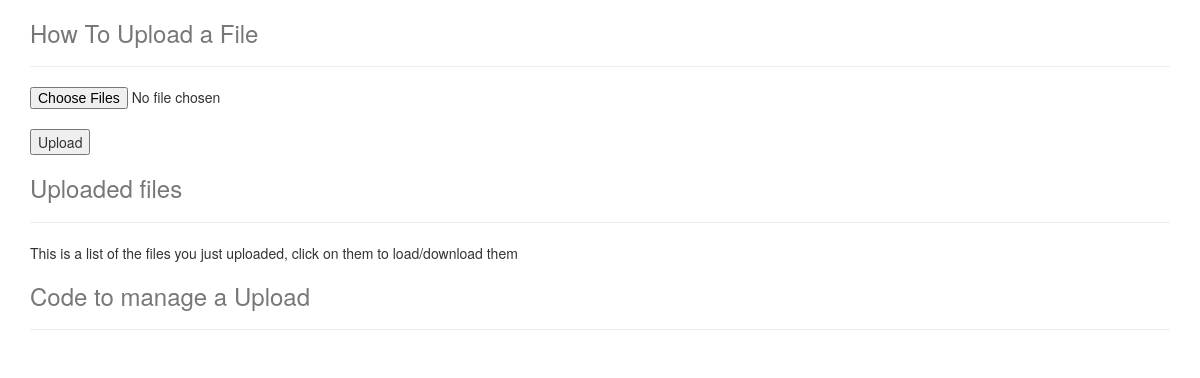
The page /photo_upload/1 on the database as committed earlier.
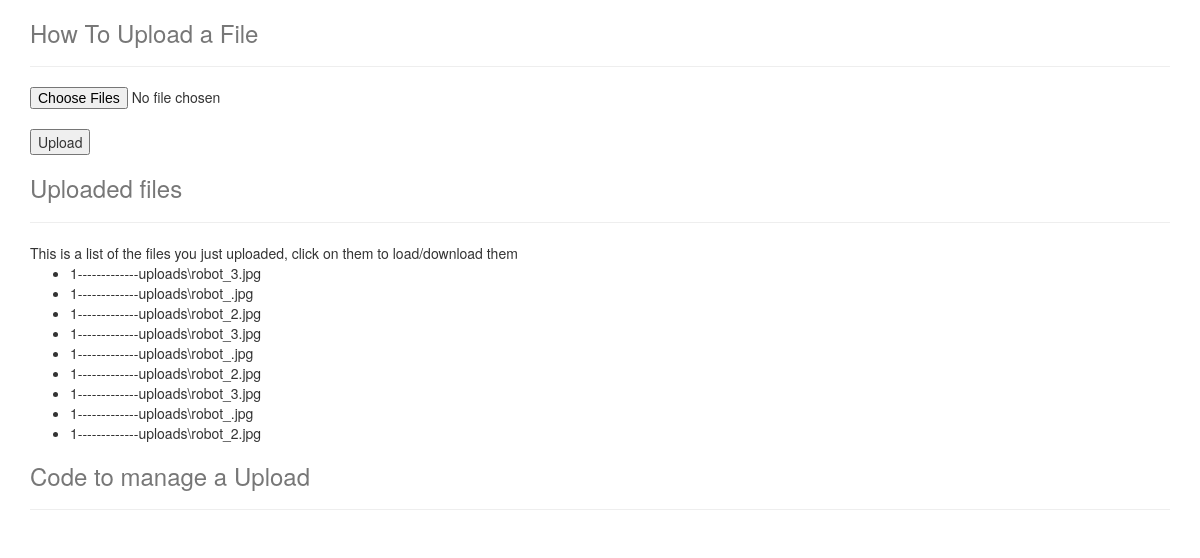
The same page on the database as committed later.
### app.py (models this page shows)
class Photo(db.Model):
    id = db.Column(db.Integer, primary_key = True)
    album_id = db.Column(db.Integer, db.ForeignKey('album.id'))
    image = db.Column(db.String(100))

### app.py (the view, shortened to what this page needs)
@app.route('/photo_upload/<album_id>', methods=['GET','POST'])
def photo_upload(album_id):
    uploaded_files = request.files.getlist("file[]")
    filenames = []
    photos = Photo.query.filter_by(album_id=album_id).all()
    return render_template('upload.html', photos=photos, album_id = album_id)

### templates/upload.html (shortened to what this page needs)
<!DOCTYPE html>
<html lang="en">
<head>
    <link href="//netdna.bootstrapcdn.com/bootstrap/3.0.0/css/bootstrap.min.css" rel="stylesheet">
</head>
<body>
    <div class="container">
        <div class="header">
            <h3 class="text-muted">How To Upload a File</h3>
        </div>
        <hr/>
        <div>
            <form method="post" enctype="multipart/form-data">
                <input type="file" multiple="" name="file[]" class="span3" /><br />
                <input type="submit" value="Upload" class="span2">
            </form>
        </div>
    </div>
    <div class="container">
        <div class="header">
            <h3 class="text-muted">Uploaded files</h3>
        </div>
        <hr/>
        <div>
            This is a list of the files you just uploaded, click on them to load/download them
            <ul>
                {% for photo in photos %}
                <li>{{photo.album_id}}-------------{{photo.image}}</li>
                {% endfor %}
            </ul>
        </div>
        <div class="header">
            <h3 class="text-muted">Code to manage a Upload</h3>
        </div>
        <hr/>
    </div>
</body>
</html>

Rows that differ between the two databases and show on the page:
added Photo: album_id "1", image "uploads\\robot_3.jpg"
added Photo: album_id "1", image "uploads\\robot_.jpg"
added Photo: album_id "1", image "uploads\\robot_2.jpg"
added Photo: album_id "1", image "uploads\\robot_3.jpg"
added Photo: album_id "1", image "uploads\\robot_.jpg"
added Photo: album_id "1", image "uploads\\robot_2.jpg"
added Photo: album_id "1", image "uploads\\robot_3.jpg"
added Photo: album_id "1", image "uploads\\robot_.jpg"
added Photo: album_id "1", image "uploads\\robot_2.jpg"
